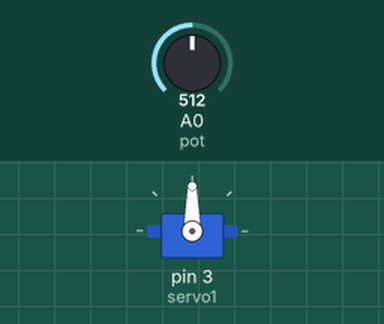
Simulated run of this sketch. Board: Arduino Uno, built with avr-gcc and run on an emulated ATmega328P. On the bench: servo. The test bench sets the inputs (shaded band); at power-on: A0 (pot) = 512.

Above: at 1.2 s.
1.3 s: A0 (pot) set to 716
At 2.3 s:
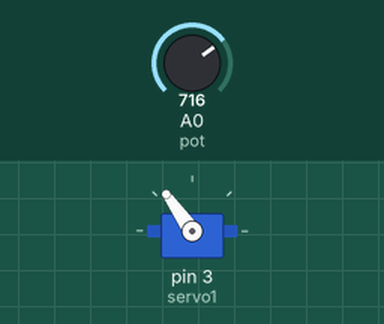
2.8 s: A0 (pot) set to 900
At 3.6 s:
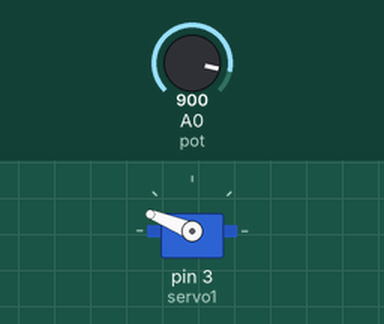
4.3 s: A0 (pot) set to 1023
At 4.8 s:
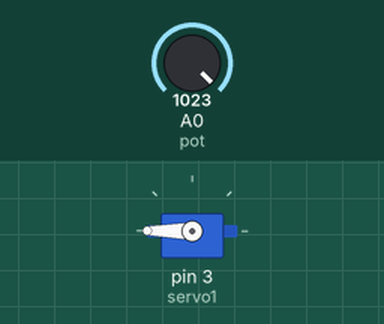
5.8 s: A0 (pot) set to 306
At 6.1 s:
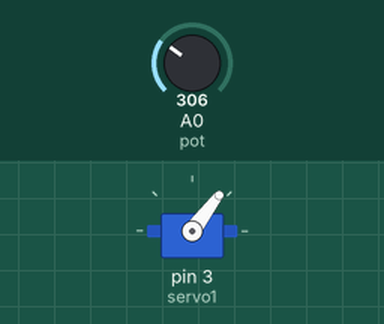
7.3 s: A0 (pot) set to 122
At 8.6 s:
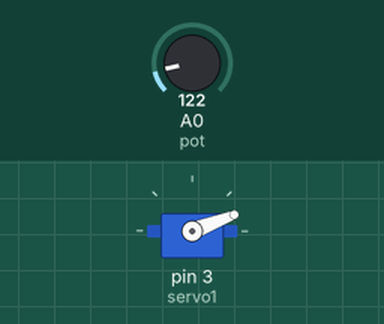
Timing chart, 0 to 9.8 s (numbered marks = the images above; inputs shaded):
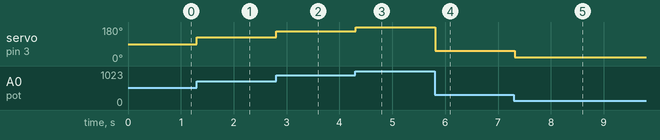

The sketch:

P3A3-ControlServo.ino
```cpp
// Anadimos al programa la libreria de Servo.h para poder utilizar el elemento fisico

# include <Servo.h>

// Definimos angulo para controlar las posiciones del servo.
int angulo;
float value = 0;
// Definimos un obejeto tipo servomotor.
Servo servo1;
// Definimos la senal en el puerto A0 del potenciometro
# define pot A0

void setup() {
  servo1.attach(3); // definimos que el servo esta conectado al pin 3
  Serial.begin(9600); // Inicia la comunicacion con la computadora, inicia el monitor a una velocidad de 9600 baudios por segundo.
}

void loop() {
  value = analogRead(pot); // lee el valor analogico con respecto a la posicion del potenciometro
  angulo = map(value,0,1023,0,180); // asigna a angulo el valor de entre 0 y 180 grados, guardando una relacion entre los 1023 bits y los 180 grados.
  servo1.write(angulo); // indico al servo que se mantenga a angulo grados
  delay(100); // Retardo de 0.1 segundos

}
```

Measured:
- after the input at 1.3 s, servo on pin 3 (servo1): 90° → 125° at once
- after the input at 2.8 s, servo on pin 3 (servo1): 125° → 158° at once
- after the input at 4.3 s, servo on pin 3 (servo1): 158° → 180° at once
- after the input at 5.8 s, servo on pin 3 (servo1): 180° → 53° at once
- after the input at 7.3 s, servo on pin 3 (servo1): 53° → 21° at once
